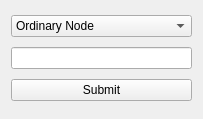
<?xml version="1.0" encoding="UTF-8"?>
<ui version="4.0">
 <class>AddNode</class>
 <widget class="QWidget" name="AddNode">
  <property name="geometry">
   <rect>
    <x>0</x>
    <y>0</y>
    <width>203</width>
    <height>119</height>
   </rect>
  </property>
  <property name="windowTitle">
   <string>Form</string>
  </property>
  <layout class="QVBoxLayout" name="verticalLayout">
   <item>
    <widget class="QComboBox" name="comboBox">
     <item>
      <property name="text">
       <string>Ordinary Node</string>
      </property>
     </item>
     <item>
      <property name="text">
       <string>Case Node</string>
      </property>
     </item>
     <item>
      <property name="text">
       <string>Proximity Node</string>
      </property>
     </item>
     <item>
      <property name="text">
       <string>Start Node</string>
      </property>
     </item>
     <item>
      <property name="text">
       <string>End Node</string>
      </property>
     </item>
    </widget>
   </item>
   <item>
    <widget class="QLineEdit" name="expression"/>
   </item>
   <item>
    <widget class="QPushButton" name="submit">
     <property name="text">
      <string>Submit</string>
     </property>
    </widget>
   </item>
  </layout>
 </widget>
 <resources/>
 <connections/>
</ui>
